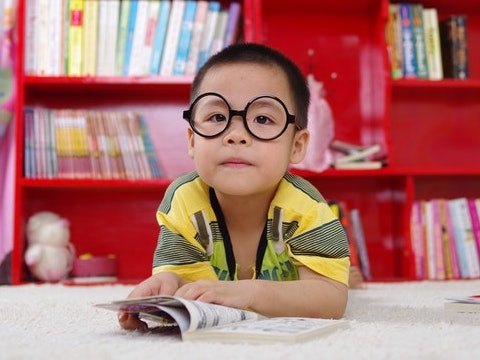
//> input picture BasicImageOperations/images/boy.jpg, 480 x 360 px
$ ./brightnessEnhancement   (built with g++ and OpenCV 4)
//> lines starting //> are read from the running program, lines starting //| are printed output that depends on the picture
### 06_BasicImageOperations/image_cv.h
// Include libraries
#include <opencv2/opencv.hpp>
#include <opencv2/core.hpp>
#include <opencv2/highgui.hpp>
#include <iostream> // std::cout
#include <string>   // std::string, std::to_string

#include <stdio.h> /* defines FILENAME_MAX */
// #define WINDOWS  /* uncomment this line to use it for windows.*/

#include <direct.h>

using namespace cv;
using namespace std;

class image_cv {
public:

  void displayImage(Mat image, int delay = 0);

  Mat cropImage(Mat image, int x1, int x2, int y1, int y2);

  vector<int> setCompressionParameters(int jpg_quality);

  string type2str(int type);

};

### 08_Application_Sunglasses_Filter/image_cv.h
// Include libraries
#include <opencv2/opencv.hpp>
#include <opencv2/core.hpp>
#include <opencv2/highgui.hpp>
#include <iostream> // std::cout
#include <string>   // std::string, std::to_string

#include <stdio.h> /* defines FILENAME_MAX */
// #define WINDOWS  /* uncomment this line to use it for windows.*/

#include <direct.h>

using namespace cv;
using namespace std;

class image_cv {
public:

  void displayImage(Mat image, int delay = 0);

  Mat cropImage(Mat image, int x1, int x2, int y1, int y2);

  vector<int> setCompressionParameters(int jpg_quality);

  string type2str(int type);

};

### 10_AnnotateImage/commons.h
#include <string>   // std::string, std::to_string

using namespace std;

class commons {
public:
  std::string GetCurrentWorkingDir(void);
  std::string GetImageDataPath(string path);
};

### 08_Application_Sunglasses_Filter/image_cv.cpp
// Include libraries
#include <opencv2/opencv.hpp>
#include <opencv2/core.hpp>
#include <opencv2/highgui.hpp>
#include <iostream> // std::cout
#include <string>   // std::string, std::to_string

#include <stdio.h> /* defines FILENAME_MAX */
// #define WINDOWS  /* uncomment this line to use it for windows.*/

#include <direct.h>

#include "image_cv.h"
#define GetCurrentDir _getcwd

using namespace cv;
using namespace std;

void image_cv::displayImage(Mat image, int delay)
{
    namedWindow("GenericWindow", WINDOW_AUTOSIZE);
    imshow("GenericWindow", image);
    waitKey(delay);
}

// [21 lines left out: functions cropImage, setCompressionParameters, not called in this run]

string image_cv::type2str(int type)
{
    string r;

    uchar depth = type & CV_MAT_DEPTH_MASK;
    uchar chans = 1 + (type >> CV_CN_SHIFT);

    //U = Unsigned, S = Signed, F = Floating point
    switch (depth)
    {
    case CV_8U:
        r = "8U";
        break;
    case CV_8S:
        r = "8S";
        break;
    case CV_16U:
        r = "16U";
        break;
    case CV_16S:
        r = "16S";
        break;
    case CV_32S:
        r = "32S";
        break;
    case CV_32F:
        r = "32F";
        break;
    case CV_64F:
        r = "64F";
        break; //64 bit floating point number
    default:
        r = "User";
        break;
    }

    r += "C";
    r += (chans + '0');

    return r;
}

### 06_BasicImageOperations/commons.cpp
#include <direct.h>
#include "commons.h"

#define GetCurrentDir _getcwd

using namespace std;

std::string commons::GetCurrentWorkingDir(void)
{
  char buff[FILENAME_MAX];
  _getcwd(buff, FILENAME_MAX);
  std::string current_working_dir(buff);
  return current_working_dir;
}

std::string commons::GetImageDataPath(string path)
{
  commons c;
  string DATA_PATH = c.GetCurrentWorkingDir();

  //Create new Images

  //cout << DATA_PATH << endl;

  string imgPath = DATA_PATH+path;

  //cout << imgPath << endl;

  return imgPath;
};

### 08_Application_Sunglasses_Filter/brightnessEnhancement.cpp
// Include libraries
#include <opencv2/opencv.hpp>
#include <opencv2/core.hpp>
#include <opencv2/highgui.hpp>
#include <iostream> // std::cout
#include <string>   // std::string, std::to_string
#include <stdio.h> /* defines FILENAME_MAX */
// #define WINDOWS  /* uncomment this line to use it for windows.*/

#include "commons.h"
#include "image_cv.h"

#define channelNumbers 3

using namespace cv;
using namespace std;

int main()
{
  commons cm;
  image_cv icv;

  string imgPath = cm.GetImageDataPath("/images/boy.jpg");

  // Read image
  Mat image = imread(imgPath);
//> image is the input picture: 360 rows x 480 cols, CV_8UC3; mean B, G, R 111.8, 115.3, 174.3

  icv.displayImage(image);

  // Io=I+β
  // In the code below, we will apply the above mentioned formulas to get brightness enhanced images.
  // We will increase the brightness by 50 intensity levels. (Note that there are 255 intensity levels in a image)

  int brightnessOffset = 50;

  // Add the offset for increasing brightness
  Mat brightHigh = image;
  Mat brightHighChannels[channelNumbers];
  split(brightHigh, brightHighChannels);
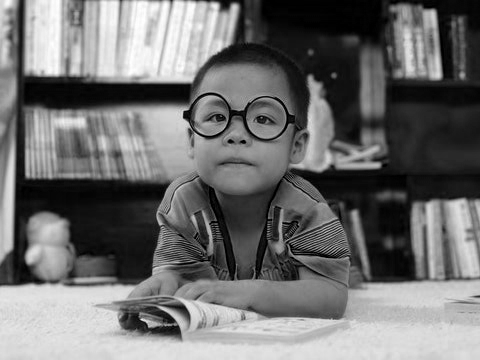
//> brightHighChannels[0]: 360 rows x 480 cols, CV_8UC1; min 0, max 255, mean 111.8
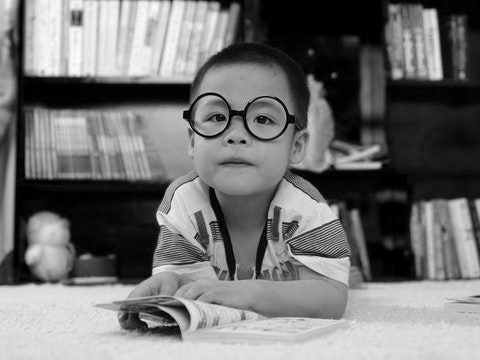
//> brightHighChannels[1]: 360 rows x 480 cols, CV_8UC1; min 0, max 254, mean 115.3
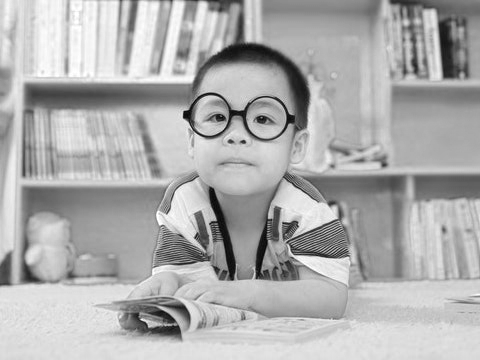
//> brightHighChannels[2]: 360 rows x 480 cols, CV_8UC1; min 5, max 255, mean 174.3

  for (int i=0; i < channelNumbers; i++){
    add(brightHighChannels[i],brightnessOffset,brightHighChannels[i]);
  }

  merge(brightHighChannels,channelNumbers,brightHigh);
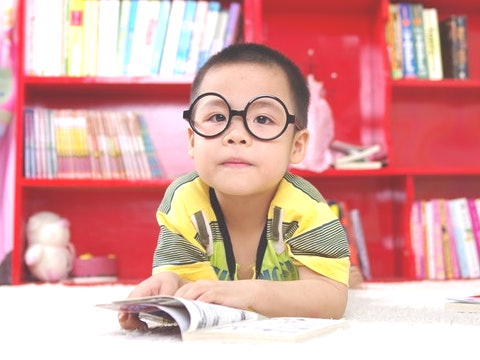
//> brightHigh: 360 rows x 480 cols, CV_8UC3; mean B, G, R 158.9, 162.5, 219.2
  imwrite(cm.GetImageDataPath("/images/results/highBrightness.png"),brightHigh);

  icv.displayImage(brightHigh);

  double minVal, maxVal;
  cout << "Original Image Datatype : " << icv.type2str(image.type()) << endl;
//| Original Image Datatype : 8UC3
  cout << "Brightness Image Datatype : " << icv.type2str(brightHigh.type()) << endl;
//| Brightness Image Datatype : 8UC3

  minMaxLoc(image, &minVal, &maxVal);
//> minVal = 50; maxVal = 255
  cout << "Original Image Highest Pixel Intensity : " << maxVal << endl;
//| Original Image Highest Pixel Intensity : 255
  minMaxLoc(brightHigh, &minVal, &maxVal);
  cout << "Brightness Image Highest Pixel Intensity : " << maxVal << endl;
//| Brightness Image Highest Pixel Intensity : 255

  cout << "\n";
  destroyAllWindows();
  return 0;
}

$ run again, with BasicImageOperations/images/panther.png saved as BasicImageOperations/images/boy.jpg
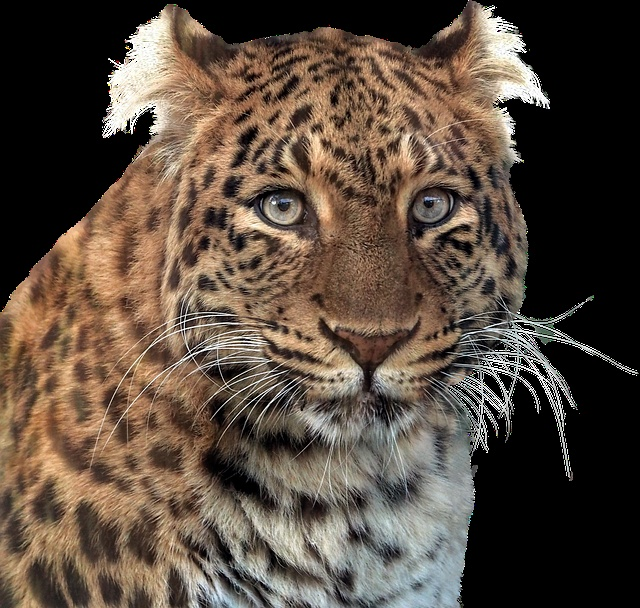
//> input picture BasicImageOperations/images/panther.png, 640 x 608 px
//> image is the input picture: 608 rows x 640 cols, CV_8UC3; mean B, G, R 63, 75, 89.2
//> `split(brightHigh, brightHighChannels);`:
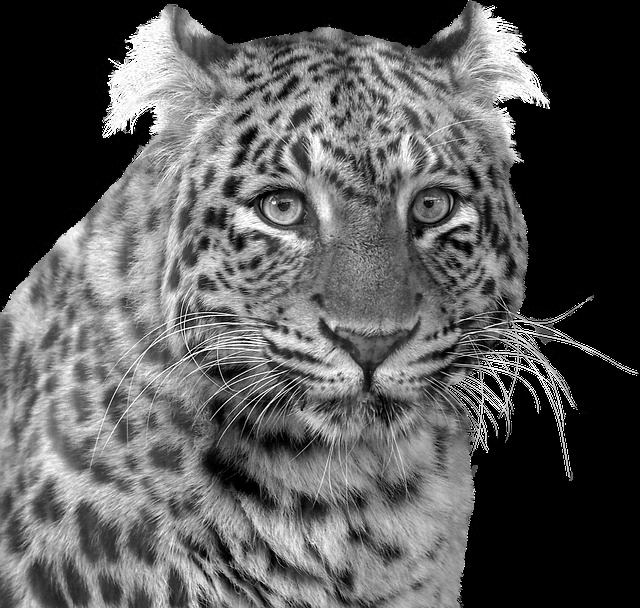
//> brightHighChannels[2]: 608 rows x 640 cols, CV_8UC1; min 0, max 255, mean 89.2
//> `merge(brightHighChannels,channelNumbers,brightHigh);`:
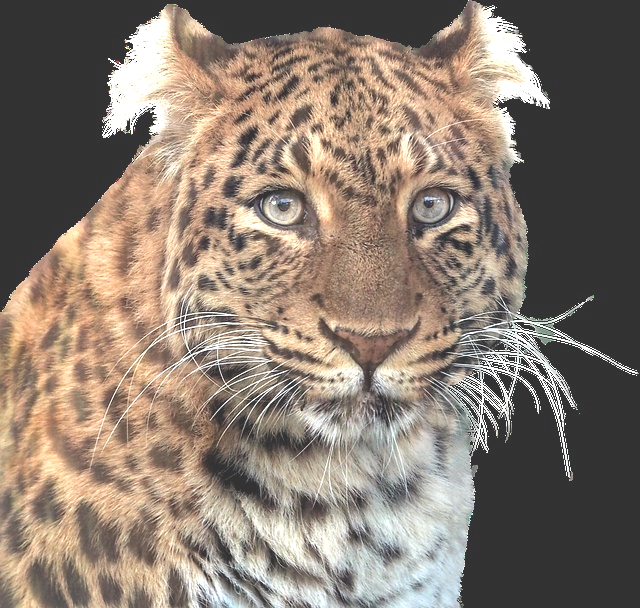
//> brightHigh: 608 rows x 640 cols, CV_8UC3; mean B, G, R 112.3, 124, 137.8
//| Original Image Datatype : 8UC3
//| Brightness Image Datatype : 8UC3
//> minVal = 50; maxVal = 255
//| Original Image Highest Pixel Intensity : 255
//| Brightness Image Highest Pixel Intensity : 255
